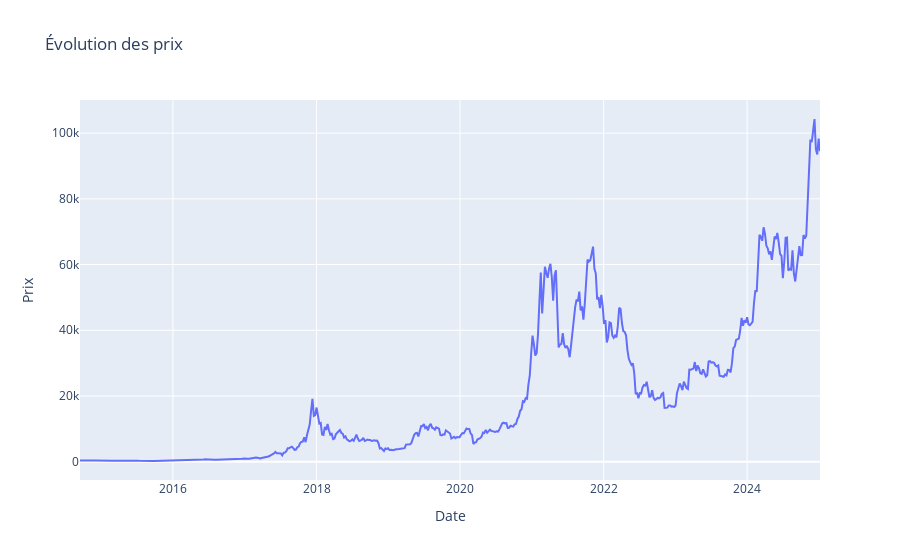

Notebook code cell kept with this figure:
### Code cell
import plotly.graph_objects as go

# Créer un graphique interactif avec Plotly
fig = go.Figure()

# Ajouter les données de prix
fig.add_trace(go.Scatter(x=fw.global_dates, y=fw.global_prices, mode='lines', name='Prix'))

# Ajouter un titre
fig.update_layout(
    title='Évolution des prix',
    xaxis_title='Date',
    yaxis_title='Prix'  # ou 'plotly', 'seaborn', etc. pour personnaliser le style
)

# Afficher le graphique
fig.show()

### Figure 1 — Plotly figure (JSON) as saved in the notebook; plotly's stock layout.template omitted (floating-point values rounded to 4 significant figures; data arrays with more than 128 entries replaced by an {"elided": "..."} marker saying what was removed)
{"data": [{"mode": "lines", "name": "Prix", "type": "scatter", "x": {"elided": "539 str values"}, "y": {"elided": "539 float values"}}], "layout": {"title": {"text": "Évolution des prix"}, "xaxis": {"title": {"text": "Date"}}, "yaxis": {"title": {"text": "Prix"}}}}
